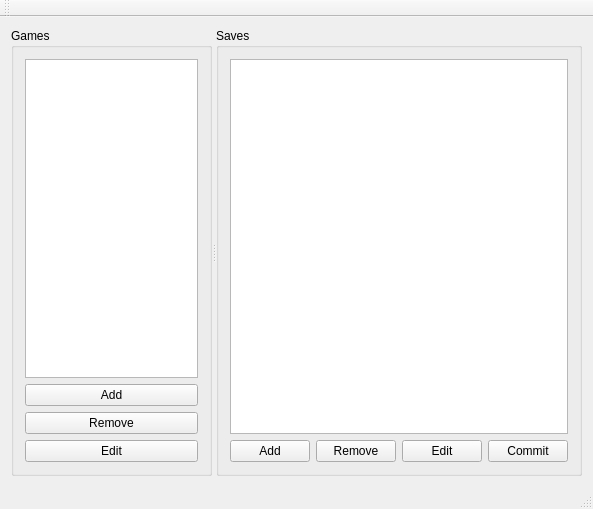
<?xml version="1.0" encoding="UTF-8"?>
<ui version="4.0">
 <class>MainWindow</class>
 <widget class="QMainWindow" name="MainWindow">
  <property name="geometry">
   <rect>
    <x>0</x>
    <y>0</y>
    <width>593</width>
    <height>509</height>
   </rect>
  </property>
  <property name="windowTitle">
   <string>GameSavesManager</string>
  </property>
  <widget class="QWidget" name="centralWidget">
   <layout class="QVBoxLayout" name="verticalLayout_3">
    <item>
     <widget class="QSplitter" name="splitter">
      <property name="orientation">
       <enum>Qt::Horizontal</enum>
      </property>
      <widget class="QGroupBox" name="groupBox_Games">
       <property name="sizePolicy">
        <sizepolicy hsizetype="Preferred" vsizetype="Expanding">
         <horstretch>0</horstretch>
         <verstretch>0</verstretch>
        </sizepolicy>
       </property>
       <property name="title">
        <string>Games</string>
       </property>
       <layout class="QVBoxLayout" name="verticalLayout">
        <item>
         <widget class="QListView" name="listView_games">
          <property name="sizePolicy">
           <sizepolicy hsizetype="Preferred" vsizetype="Expanding">
            <horstretch>0</horstretch>
            <verstretch>0</verstretch>
           </sizepolicy>
          </property>
          <property name="editTriggers">
           <set>QAbstractItemView::NoEditTriggers</set>
          </property>
          <property name="selectionMode">
           <enum>QAbstractItemView::SingleSelection</enum>
          </property>
          <property name="selectionBehavior">
           <enum>QAbstractItemView::SelectRows</enum>
          </property>
         </widget>
        </item>
        <item>
         <widget class="QPushButton" name="pushButton_Games_Add">
          <property name="sizePolicy">
           <sizepolicy hsizetype="Preferred" vsizetype="Fixed">
            <horstretch>0</horstretch>
            <verstretch>0</verstretch>
           </sizepolicy>
          </property>
          <property name="text">
           <string>Add</string>
          </property>
         </widget>
        </item>
        <item>
         <widget class="QPushButton" name="pushButton_Games_Remove">
          <property name="sizePolicy">
           <sizepolicy hsizetype="Preferred" vsizetype="Fixed">
            <horstretch>0</horstretch>
            <verstretch>0</verstretch>
           </sizepolicy>
          </property>
          <property name="text">
           <string>Remove</string>
          </property>
         </widget>
        </item>
        <item>
         <widget class="QPushButton" name="pushButton_Games_Edit">
          <property name="sizePolicy">
           <sizepolicy hsizetype="Preferred" vsizetype="Fixed">
            <horstretch>0</horstretch>
            <verstretch>0</verstretch>
           </sizepolicy>
          </property>
          <property name="text">
           <string>Edit</string>
          </property>
         </widget>
        </item>
       </layout>
      </widget>
      <widget class="QGroupBox" name="groupBox_Saves">
       <property name="sizePolicy">
        <sizepolicy hsizetype="Expanding" vsizetype="Expanding">
         <horstretch>0</horstretch>
         <verstretch>0</verstretch>
        </sizepolicy>
       </property>
       <property name="title">
        <string>Saves</string>
       </property>
       <layout class="QVBoxLayout" name="verticalLayout_2">
        <item>
         <widget class="QTableView" name="tableView_Saves">
          <property name="editTriggers">
           <set>QAbstractItemView::NoEditTriggers</set>
          </property>
          <property name="selectionMode">
           <enum>QAbstractItemView::SingleSelection</enum>
          </property>
          <property name="selectionBehavior">
           <enum>QAbstractItemView::SelectRows</enum>
          </property>
         </widget>
        </item>
        <item>
         <layout class="QHBoxLayout" name="horizontalLayout_Saves">
          <item>
           <spacer name="horizontalSpacer_Saves_Left">
            <property name="orientation">
             <enum>Qt::Horizontal</enum>
            </property>
            <property name="sizeHint" stdset="0">
             <size>
              <width>40</width>
              <height>20</height>
             </size>
            </property>
           </spacer>
          </item>
          <item>
           <widget class="QPushButton" name="pushButton_Saves_Add">
            <property name="text">
             <string>Add</string>
            </property>
           </widget>
          </item>
          <item>
           <widget class="QPushButton" name="pushButton_Saves_Remove">
            <property name="text">
             <string>Remove</string>
            </property>
           </widget>
          </item>
          <item>
           <widget class="QPushButton" name="pushButton_Saves_Edit">
            <property name="text">
             <string>Edit</string>
            </property>
           </widget>
          </item>
          <item>
           <widget class="QPushButton" name="pushButton_Saves_Commit">
            <property name="text">
             <string>Commit</string>
            </property>
           </widget>
          </item>
          <item>
           <spacer name="horizontalSpacer_Saves_Right">
            <property name="orientation">
             <enum>Qt::Horizontal</enum>
            </property>
            <property name="sizeHint" stdset="0">
             <size>
              <width>40</width>
              <height>20</height>
             </size>
            </property>
           </spacer>
          </item>
         </layout>
        </item>
       </layout>
      </widget>
     </widget>
    </item>
   </layout>
  </widget>
  <widget class="QMenuBar" name="menuBar">
   <property name="geometry">
    <rect>
     <x>0</x>
     <y>0</y>
     <width>593</width>
     <height>21</height>
    </rect>
   </property>
  </widget>
  <widget class="QToolBar" name="mainToolBar">
   <attribute name="toolBarArea">
    <enum>TopToolBarArea</enum>
   </attribute>
   <attribute name="toolBarBreak">
    <bool>false</bool>
   </attribute>
  </widget>
  <widget class="QStatusBar" name="statusBar"/>
 </widget>
 <layoutdefault spacing="6" margin="11"/>
 <resources/>
 <connections/>
</ui>
